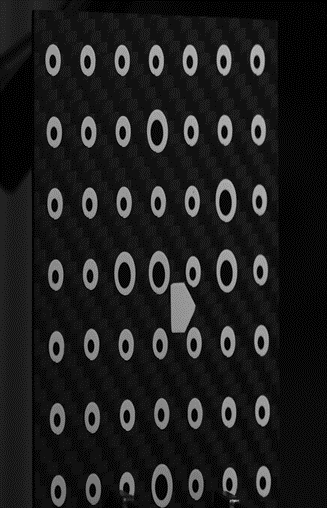
#> input picture data/mock_test/imgs/leftcamera/Im_L_1.png, 327 x 508 px
$ jupyter execute test_calibration.ipynb
#> lines starting #> are read from the running program, lines starting #| are printed output that depends on the picture
[cell 1]
import numpy as np
import cv2
from matplotlib import pyplot as plt

imgL = cv2.imread('../data/mock_test/imgs/leftcamera/Im_L_1.png',0)
#> imgL is the input picture: shape (508, 327); min 0, max 186, mean 29.5
imgR = cv2.imread('../data/mock_test/imgs/rightcamera/Im_R_1.png.png',0)
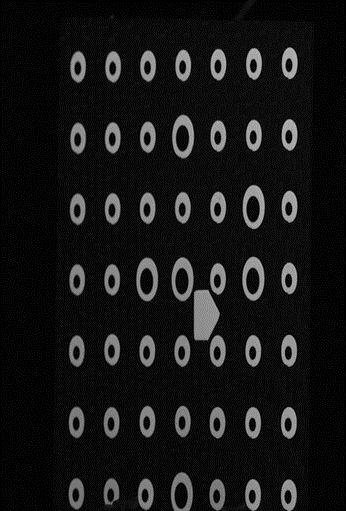
#> input picture data/mock_test/imgs/rightcamera/Im_R_1.png.png, 346 x 511 px
#> imgR is the input picture: shape (511, 346); min 0, max 184, mean 20.8

imgL = cv2.resize(imgL,(320,500))
#> imgL: shape (500, 320)
imgR = cv2.resize(imgR,(320,500))
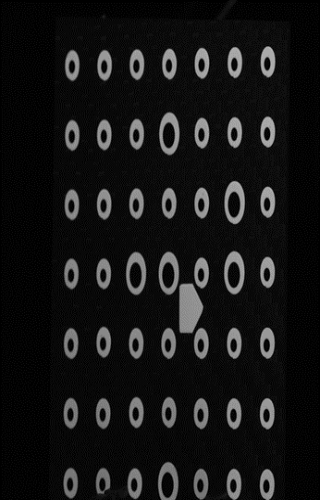
#> imgR: shape (500, 320); min 0, max 183, mean 20.7

stereo = cv2.StereoBM_create(numDisparities=16, blockSize=15)
disparity = stereo.compute(imgL, imgR)
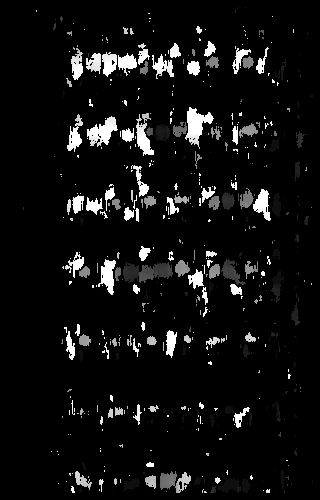
#> disparity: shape (500, 320) int16; min -16, max 240, mean 0.7; drawn with min black and max white

plt.imshow(disparity,'gray')
plt.show()
